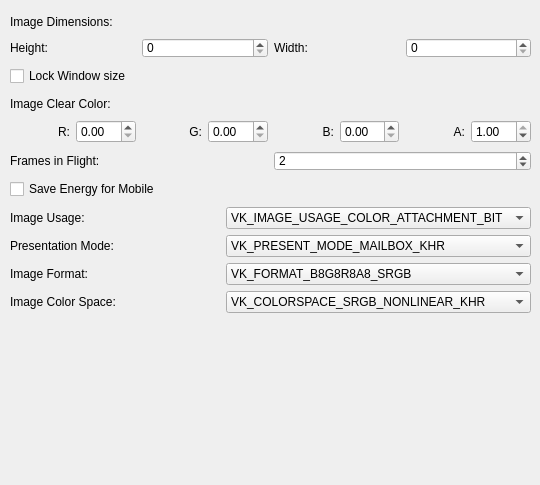
       <widget class="QWidget" name="swapchain">
        <property name="minimumSize">
         <size>
          <width>0</width>
          <height>0</height>
         </size>
        </property>
        <property name="maximumSize">
         <size>
          <width>16777215</width>
          <height>16777215</height>
         </size>
        </property>
        <attribute name="title">
         <string>Swapchain</string>
        </attribute>
        <widget class="QWidget" name="layoutWidget">
         <property name="geometry">
          <rect>
           <x>10</x>
           <y>10</y>
           <width>521</width>
           <height>466</height>
          </rect>
         </property>
         <layout class="QVBoxLayout" name="verticalLayoutSwapchain">
          <item>
           <layout class="QVBoxLayout" name="verticalLayoutImageDimensions">
            <item>
             <widget class="QLabel" name="imageDimensionsLabel">
              <property name="minimumSize">
               <size>
                <width>0</width>
                <height>20</height>
               </size>
              </property>
              <property name="maximumSize">
               <size>
                <width>16777215</width>
                <height>20</height>
               </size>
              </property>
              <property name="text">
               <string>Image Dimensions:</string>
              </property>
             </widget>
            </item>
            <item>
             <layout class="QHBoxLayout" name="horizontalLayoutImageDimensions">
              <item>
               <layout class="QHBoxLayout" name="horizontalLayoutImageHeight">
                <property name="spacing">
                 <number>6</number>
                </property>
                <property name="sizeConstraint">
                 <enum>QLayout::SetDefaultConstraint</enum>
                </property>
                <item>
                 <widget class="QLabel" name="imageHeightLabel">
                  <property name="maximumSize">
                   <size>
                    <width>16777215</width>
                    <height>20</height>
                   </size>
                  </property>
                  <property name="text">
                   <string>Height:</string>
                  </property>
                 </widget>
                </item>
                <item>
                 <widget class="QSpinBox" name="imageHeightInput">
                  <property name="maximumSize">
                   <size>
                    <width>16777215</width>
                    <height>20</height>
                   </size>
                  </property>
                  <property name="maximum">
                   <number>99999</number>
                  </property>
                 </widget>
                </item>
               </layout>
              </item>
              <item>
               <layout class="QHBoxLayout" name="horizontalLayoutImageWidth">
                <item>
                 <widget class="QLabel" name="imageWidthLabel">
                  <property name="maximumSize">
                   <size>
                    <width>16777215</width>
                    <height>20</height>
                   </size>
                  </property>
                  <property name="text">
                   <string>Width:</string>
                  </property>
                 </widget>
                </item>
                <item>
                 <widget class="QSpinBox" name="imageWidthInput">
                  <property name="maximumSize">
                   <size>
                    <width>16777215</width>
                    <height>20</height>
                   </size>
                  </property>
                  <property name="maximum">
                   <number>99999</number>
                  </property>
                 </widget>
                </item>
               </layout>
              </item>
             </layout>
            </item>
           </layout>
          </item>
          <item>
           <widget class="QCheckBox" name="lockWindowSizeCheckBox">
            <property name="minimumSize">
             <size>
              <width>0</width>
              <height>20</height>
             </size>
            </property>
            <property name="maximumSize">
             <size>
              <width>16777215</width>
              <height>20</height>
             </size>
            </property>
            <property name="toolTip">
             <string>&lt;html&gt;&lt;head/&gt;&lt;body&gt;&lt;p&gt;Disable Window resizing.&lt;/p&gt;&lt;/body&gt;&lt;/html&gt;</string>
            </property>
            <property name="text">
             <string>Lock Window size</string>
            </property>
            <property name="tristate">
             <bool>false</bool>
            </property>
           </widget>
          </item>
          <item>
           <layout class="QVBoxLayout" name="verticalLayoutImageClearColor">
            <item>
             <widget class="QLabel" name="imageClearColorLabel">
              <property name="minimumSize">
               <size>
                <width>0</width>
                <height>20</height>
               </size>
              </property>
              <property name="maximumSize">
               <size>
                <width>16777215</width>
                <height>20</height>
               </size>
              </property>
              <property name="toolTip">
               <string>&lt;html&gt;&lt;head/&gt;&lt;body&gt;&lt;p&gt;Clear image to that color before writing to it. If an area is not drawn, this can also refer to &amp;quot;background color&amp;quot;.&lt;/p&gt;&lt;/body&gt;&lt;/html&gt;</string>
              </property>
              <property name="text">
               <string>Image Clear Color:</string>
              </property>
             </widget>
            </item>
            <item>
             <layout class="QHBoxLayout" name="horizontalLayoutRGBA">
              <item>
               <layout class="QHBoxLayout" name="horizontalLayoutClearColorR">
                <item>
                 <widget class="QLabel" name="clearColorRLabel">
                  <property name="text">
                   <string>R:</string>
                  </property>
                  <property name="alignment">
                   <set>Qt::AlignRight|Qt::AlignTrailing|Qt::AlignVCenter</set>
                  </property>
                 </widget>
                </item>
                <item>
                 <widget class="QDoubleSpinBox" name="clearColorRInput">
                  <property name="maximum">
                   <double>1.000000000000000</double>
                  </property>
                  <property name="singleStep">
                   <double>0.010000000000000</double>
                  </property>
                 </widget>
                </item>
               </layout>
              </item>
              <item>
               <layout class="QHBoxLayout" name="horizontalLayoutClearColorG">
                <item>
                 <widget class="QLabel" name="clearColorGLabel">
                  <property name="text">
                   <string>G:</string>
                  </property>
                  <property name="alignment">
                   <set>Qt::AlignRight|Qt::AlignTrailing|Qt::AlignVCenter</set>
                  </property>
                 </widget>
                </item>
                <item>
                 <widget class="QDoubleSpinBox" name="clearColorGInput">
                  <property name="maximum">
                   <double>1.000000000000000</double>
                  </property>
                  <property name="singleStep">
                   <double>0.010000000000000</double>
                  </property>
                 </widget>
                </item>
               </layout>
              </item>
              <item>
               <layout class="QHBoxLayout" name="horizontalLayoutClearColorB">
                <item>
                 <widget class="QLabel" name="clearColorBLabel">
                  <property name="text">
                   <string>B:</string>
                  </property>
                  <property name="alignment">
                   <set>Qt::AlignRight|Qt::AlignTrailing|Qt::AlignVCenter</set>
                  </property>
                 </widget>
                </item>
                <item>
                 <widget class="QDoubleSpinBox" name="clearColorBInput">
                  <property name="maximum">
                   <double>1.000000000000000</double>
                  </property>
                  <property name="singleStep">
                   <double>0.010000000000000</double>
                  </property>
                  <property name="value">
                   <double>0.000000000000000</double>
                  </property>
                 </widget>
                </item>
               </layout>
              </item>
              <item>
               <layout class="QHBoxLayout" name="horizontalLayoutClearColorA">
                <item>
                 <widget class="QLabel" name="clearColorALabel">
                  <property name="text">
                   <string>A:</string>
                  </property>
                  <property name="alignment">
                   <set>Qt::AlignRight|Qt::AlignTrailing|Qt::AlignVCenter</set>
                  </property>
                 </widget>
                </item>
                <item>
                 <widget class="QDoubleSpinBox" name="clearColorAInput">
                  <property name="maximum">
                   <double>1.000000000000000</double>
                  </property>
                  <property name="singleStep">
                   <double>0.010000000000000</double>
                  </property>
                  <property name="value">
                   <double>1.000000000000000</double>
                  </property>
                 </widget>
                </item>
               </layout>
              </item>
             </layout>
            </item>
           </layout>
          </item>
          <item>
           <layout class="QHBoxLayout" name="horizontalLayoutFramesInFlight">
            <item>
             <widget class="QLabel" name="framesInFlightLabel">
              <property name="minimumSize">
               <size>
                <width>0</width>
                <height>20</height>
               </size>
              </property>
              <property name="maximumSize">
               <size>
                <width>16777215</width>
                <height>20</height>
               </size>
              </property>
              <property name="toolTip">
               <string>&lt;html&gt;&lt;head/&gt;&lt;body&gt;&lt;p&gt;Maximum number of Frames worked on by the CPU and GPU&lt;/p&gt;&lt;/body&gt;&lt;/html&gt;</string>
              </property>
              <property name="text">
               <string>Frames in Flight:</string>
              </property>
             </widget>
            </item>
            <item>
             <widget class="QSpinBox" name="framesInFlightInput">
              <property name="minimumSize">
               <size>
                <width>0</width>
                <height>20</height>
               </size>
              </property>
              <property name="maximumSize">
               <size>
                <width>16777215</width>
                <height>20</height>
               </size>
              </property>
              <property name="maximum">
               <number>999</number>
              </property>
              <property name="value">
               <number>2</number>
              </property>
             </widget>
            </item>
           </layout>
          </item>
          <item>
           <widget class="QCheckBox" name="saveEnergyForMobileCheckBox">
            <property name="minimumSize">
             <size>
              <width>0</width>
              <height>20</height>
             </size>
            </property>
            <property name="maximumSize">
             <size>
              <width>16777215</width>
              <height>20</height>
             </size>
            </property>
            <property name="toolTip">
             <string>&lt;html&gt;&lt;head/&gt;&lt;body&gt;&lt;p&gt;Use low power usage Presentation Mode FIFO. If enabled Presentation Mode will not be choosable.&lt;/p&gt;&lt;/body&gt;&lt;/html&gt;</string>
            </property>
            <property name="whatsThis">
             <string>if save energy for mobile, disable presentation mode combo box</string>
            </property>
            <property name="text">
             <string>Save Energy for Mobile</string>
            </property>
           </widget>
          </item>
          <item>
           <layout class="QHBoxLayout" name="horizontalLayoutImageSelectors">
            <item>
             <layout class="QVBoxLayout" name="verticalLayoutImageSelectorsLabel">
              <item>
               <widget class="QLabel" name="ImageUsageLabel">
                <property name="minimumSize">
                 <size>
                  <width>0</width>
                  <height>20</height>
                 </size>
                </property>
                <property name="toolTip">
                 <string>&lt;html&gt;&lt;head/&gt;&lt;body&gt;&lt;p&gt;Specify what kind of operations the images in the swap chain are used for.&lt;/p&gt;&lt;/body&gt;&lt;/html&gt;</string>
                </property>
                <property name="text">
                 <string>Image Usage:</string>
                </property>
               </widget>
              </item>
              <item>
               <widget class="QLabel" name="imagePresentationModeLabel">
                <property name="minimumSize">
                 <size>
                  <width>0</width>
                  <height>20</height>
                 </size>
                </property>
                <property name="toolTip">
                 <string>&lt;html&gt;&lt;head/&gt;&lt;body&gt;&lt;p&gt;Presentation Modes define how images are presented.&lt;/p&gt;&lt;/body&gt;&lt;/html&gt;</string>
                </property>
                <property name="text">
                 <string>Presentation Mode:</string>
                </property>
               </widget>
              </item>
              <item>
               <widget class="QLabel" name="imageFormatLabel">
                <property name="minimumSize">
                 <size>
                  <width>0</width>
                  <height>20</height>
                 </size>
                </property>
                <property name="text">
                 <string>Image Format:</string>
                </property>
               </widget>
              </item>
              <item>
               <widget class="QLabel" name="imageColorSpaceLabel">
                <property name="minimumSize">
                 <size>
                  <width>0</width>
                  <height>20</height>
                 </size>
                </property>
                <property name="text">
                 <string>Image Color Space:</string>
                </property>
               </widget>
              </item>
             </layout>
            </item>
            <item>
             <layout class="QVBoxLayout" name="verticalLayoutImageSelectorsBox">
              <item>
               <widget class="QComboBox" name="imageUsageInput">
                <property name="minimumSize">
                 <size>
                  <width>251</width>
                  <height>20</height>
                 </size>
                </property>
                <property name="toolTip">
                 <string>&lt;html&gt;&lt;head/&gt;&lt;body&gt;&lt;p&gt;&lt;span style=&quot; font-weight:600;&quot;&gt;VK_IMAGE_USAGE_COLOR_ATTACHMENT_BIT&lt;/span&gt;: specifies to render directly into images&lt;/p&gt;&lt;p&gt;&lt;span style=&quot; font-weight:600;&quot;&gt;VK_IMAGE_USAGE_TRANSFER_DST_BIT&lt;/span&gt;: may be used to render into separate image and perform post processing. Perform memory operation then to transport image to swap chain.&lt;/p&gt;&lt;/body&gt;&lt;/html&gt;</string>
                </property>
                <property name="editable">
                 <bool>false</bool>
                </property>
                <property name="currentText">
                 <string notr="true">VK_IMAGE_USAGE_COLOR_ATTACHMENT_BIT</string>
                </property>
                <item>
                 <property name="text">
                  <string>VK_IMAGE_USAGE_COLOR_ATTACHMENT_BIT</string>
                 </property>
                </item>
               </widget>
              </item>
              <item>
               <widget class="QComboBox" name="presentationModeInput">
                <property name="minimumSize">
                 <size>
                  <width>231</width>
                  <height>20</height>
                 </size>
                </property>
                <property name="toolTip">
                 <string>&lt;html&gt;&lt;head/&gt;&lt;body&gt;&lt;p&gt;&lt;span style=&quot; font-weight:600;&quot;&gt;VK_PRESENT_MODE_MAILBOX_KHR&lt;/span&gt;: new created images replace already present images in the queue if its full, instead of stopping the program to create frames. Reduces latency issues but consumes a lot of energy - don't use on mobile devices.&lt;/p&gt;&lt;p&gt;&lt;span style=&quot; font-weight:600;&quot;&gt;VK_PRESENT_MODE_IMMEDIATE_KHR&lt;/span&gt;: created images will be transferred immediately to the screen, may cause tearing&lt;/p&gt;&lt;p&gt;&lt;span style=&quot; font-weight:600;&quot;&gt;VK_PRESENT_MODE_FIFO_KHR&lt;/span&gt;: created images will be stored in queue, first in first out principle, if queue is full program stops to create new images - guaranteed to be available&lt;/p&gt;&lt;p&gt;&lt;span style=&quot; font-weight:600;&quot;&gt;VK_PRESENT_MODE_FIFO_RELAXED_KHR&lt;/span&gt;: same as FIFO but if queue is empty, application transfers image to screen without waiting for display refresh/vertical blank&lt;/p&gt;&lt;/body&gt;&lt;/html&gt;</string>
                </property>
                <property name="editable">
                 <bool>false</bool>
                </property>
                <property name="currentText">
                 <string notr="true">VK_PRESENT_MODE_MAILBOX_KHR</string>
                </property>
                <item>
                 <property name="text">
                  <string>VK_PRESENT_MODE_MAILBOX_KHR</string>
                 </property>
                </item>
                <item>
                 <property name="text">
                  <string>VK_PRESENT_MODE_IMMEDIATE_KHR</string>
                 </property>
                </item>
                <item>
                 <property name="text">
                  <string>VK_PRESENT_MODE_FIFO_KHR</string>
                 </property>
                </item>
                <item>
                 <property name="text">
                  <string>VK_PRESENT_MODE_FIFO_RELAXED_KHR</string>
                 </property>
                </item>
               </widget>
              </item>
              <item>
               <widget class="QComboBox" name="imageFormatInput">
                <property name="minimumSize">
                 <size>
                  <width>231</width>
                  <height>20</height>
                 </size>
                </property>
                <property name="editable">
                 <bool>false</bool>
                </property>
                <property name="currentText">
                 <string notr="true">VK_FORMAT_B8G8R8A8_SRGB</string>
                </property>
                <item>
                 <property name="text">
                  <string>VK_FORMAT_B8G8R8A8_SRGB</string>
                 </property>
                </item>
               </widget>
              </item>
              <item>
               <widget class="QComboBox" name="imageColorSpaceInput">
                <property name="minimumSize">
                 <size>
                  <width>231</width>
                  <height>20</height>
                 </size>
                </property>
                <property name="editable">
                 <bool>false</bool>
                </property>
                <property name="currentText">
                 <string notr="true">VK_COLORSPACE_SRGB_NONLINEAR_KHR</string>
                </property>
                <item>
                 <property name="text">
                  <string>VK_COLORSPACE_SRGB_NONLINEAR_KHR</string>
                 </property>
                </item>
               </widget>
              </item>
             </layout>
            </item>
           </layout>
          </item>
          <item>
           <spacer name="verticalSpacer_2">
            <property name="orientation">
             <enum>Qt::Vertical</enum>
            </property>
            <property name="sizeType">
             <enum>QSizePolicy::Fixed</enum>
            </property>
            <property name="sizeHint" stdset="0">
             <size>
              <width>20</width>
              <height>160</height>
             </size>
            </property>
           </spacer>
          </item>
         </layout>
        </widget>
       </widget>
